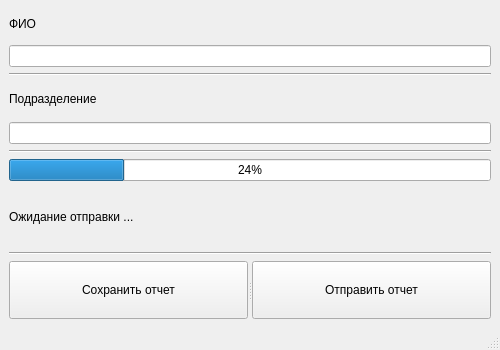
<?xml version="1.0" encoding="UTF-8"?>
<ui version="4.0">
 <class>MainWindow</class>
 <widget class="QMainWindow" name="MainWindow">
  <property name="geometry">
   <rect>
    <x>0</x>
    <y>0</y>
    <width>500</width>
    <height>350</height>
   </rect>
  </property>
  <property name="minimumSize">
   <size>
    <width>258</width>
    <height>290</height>
   </size>
  </property>
  <property name="windowTitle">
   <string>Проверка АРМ ИСОД</string>
  </property>
  <property name="windowIcon">
   <iconset>
    <normaloff>../../Pictures/ditsizi_icon.png</normaloff>../../Pictures/ditsizi_icon.png</iconset>
  </property>
  <property name="iconSize">
   <size>
    <width>30</width>
    <height>60</height>
   </size>
  </property>
  <widget class="QWidget" name="centralwidget">
   <layout class="QVBoxLayout" name="verticalLayout_3">
    <item>
     <layout class="QVBoxLayout" name="verticalLayout_2">
      <item>
       <widget class="QLabel" name="label">
        <property name="maximumSize">
         <size>
          <width>16777215</width>
          <height>34</height>
         </size>
        </property>
        <property name="text">
         <string>ФИО</string>
        </property>
       </widget>
      </item>
      <item>
       <widget class="QLineEdit" name="lineEdit"/>
      </item>
     </layout>
    </item>
    <item>
     <widget class="Line" name="line_2">
      <property name="orientation">
       <enum>Qt::Horizontal</enum>
      </property>
     </widget>
    </item>
    <item>
     <layout class="QVBoxLayout" name="verticalLayout">
      <item>
       <widget class="QLabel" name="label_2">
        <property name="minimumSize">
         <size>
          <width>0</width>
          <height>34</height>
         </size>
        </property>
        <property name="text">
         <string>Подразделение</string>
        </property>
       </widget>
      </item>
      <item>
       <widget class="QLineEdit" name="lineEdit_2"/>
      </item>
     </layout>
    </item>
    <item>
     <widget class="Line" name="line_3">
      <property name="orientation">
       <enum>Qt::Horizontal</enum>
      </property>
     </widget>
    </item>
    <item>
     <widget class="QProgressBar" name="progressBar">
      <property name="value">
       <number>24</number>
      </property>
     </widget>
    </item>
    <item>
     <widget class="QLabel" name="label_3">
      <property name="text">
       <string>Ожидание отправки ...</string>
      </property>
     </widget>
    </item>
    <item>
     <widget class="Line" name="line">
      <property name="orientation">
       <enum>Qt::Horizontal</enum>
      </property>
     </widget>
    </item>
    <item>
     <widget class="QSplitter" name="splitter">
      <property name="orientation">
       <enum>Qt::Horizontal</enum>
      </property>
      <widget class="QPushButton" name="pushButton_2">
       <property name="text">
        <string>Сохранить отчет</string>
       </property>
      </widget>
      <widget class="QPushButton" name="pushButton">
       <property name="text">
        <string>Отправить отчет</string>
       </property>
      </widget>
     </widget>
    </item>
   </layout>
  </widget>
  <widget class="QStatusBar" name="statusbar"/>
 </widget>
 <resources/>
 <connections/>
</ui>
